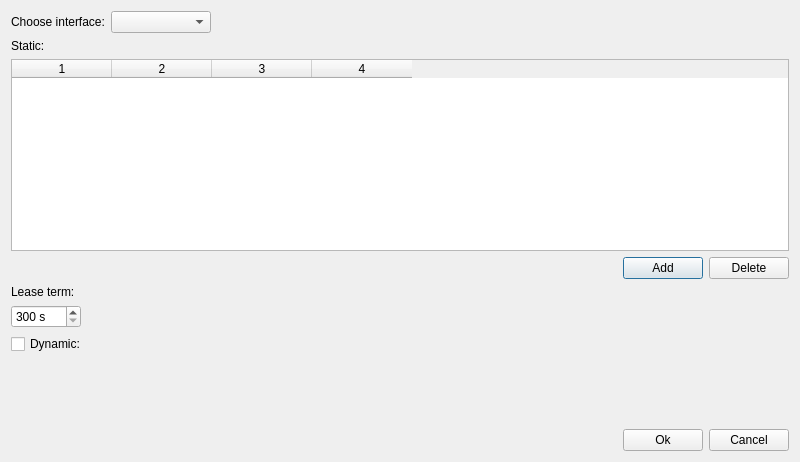
<?xml version="1.0" encoding="UTF-8"?>
<ui version="4.0">
 <class>dhspServerProperty</class>
 <widget class="QDialog" name="dhspServerProperty">
  <property name="geometry">
   <rect>
    <x>0</x>
    <y>0</y>
    <width>800</width>
    <height>462</height>
   </rect>
  </property>
  <property name="sizePolicy">
   <sizepolicy hsizetype="Maximum" vsizetype="Preferred">
    <horstretch>0</horstretch>
    <verstretch>0</verstretch>
   </sizepolicy>
  </property>
  <property name="minimumSize">
   <size>
    <width>800</width>
    <height>0</height>
   </size>
  </property>
  <property name="windowTitle">
   <string>DHCP server's properties</string>
  </property>
  <layout class="QVBoxLayout" name="verticalLayout">
   <item>
    <layout class="QHBoxLayout" name="horizontalLayout_2">
     <item>
      <widget class="QLabel" name="label_3">
       <property name="text">
        <string>Choose interface:</string>
       </property>
      </widget>
     </item>
     <item>
      <widget class="QComboBox" name="cb_interface">
       <property name="minimumSize">
        <size>
         <width>100</width>
         <height>0</height>
        </size>
       </property>
      </widget>
     </item>
     <item>
      <spacer name="horizontalSpacer_3">
       <property name="orientation">
        <enum>Qt::Horizontal</enum>
       </property>
       <property name="sizeHint" stdset="0">
        <size>
         <width>40</width>
         <height>20</height>
        </size>
       </property>
      </spacer>
     </item>
    </layout>
   </item>
   <item>
    <widget class="QLabel" name="label">
     <property name="text">
      <string>Static:</string>
     </property>
    </widget>
   </item>
   <item>
    <widget class="QTableWidget" name="tw_static">
     <property name="sizePolicy">
      <sizepolicy hsizetype="Preferred" vsizetype="Preferred">
       <horstretch>0</horstretch>
       <verstretch>0</verstretch>
      </sizepolicy>
     </property>
     <property name="selectionBehavior">
      <enum>QAbstractItemView::SelectRows</enum>
     </property>
     <property name="wordWrap">
      <bool>false</bool>
     </property>
     <property name="columnCount">
      <number>4</number>
     </property>
     <attribute name="horizontalHeaderDefaultSectionSize">
      <number>100</number>
     </attribute>
     <column/>
     <column/>
     <column/>
     <column/>
    </widget>
   </item>
   <item>
    <layout class="QHBoxLayout" name="horizontalLayout">
     <item>
      <spacer name="horizontalSpacer">
       <property name="orientation">
        <enum>Qt::Horizontal</enum>
       </property>
       <property name="sizeHint" stdset="0">
        <size>
         <width>40</width>
         <height>20</height>
        </size>
       </property>
      </spacer>
     </item>
     <item>
      <widget class="QPushButton" name="btn_add">
       <property name="text">
        <string>Add</string>
       </property>
       <property name="icon">
        <iconset resource="../../netemul.qrc">
         <normaloff>:/im/images/edit_add.png</normaloff>:/im/images/edit_add.png</iconset>
       </property>
      </widget>
     </item>
     <item>
      <widget class="QPushButton" name="btn_del">
       <property name="text">
        <string>Delete</string>
       </property>
       <property name="icon">
        <iconset resource="../../netemul.qrc">
         <normaloff>:/im/images/edit_remove.png</normaloff>:/im/images/edit_remove.png</iconset>
       </property>
      </widget>
     </item>
    </layout>
   </item>
   <item>
    <widget class="QLabel" name="label_2">
     <property name="text">
      <string>Lease term:</string>
     </property>
    </widget>
   </item>
   <item>
    <widget class="QSpinBox" name="sb_time">
     <property name="sizePolicy">
      <sizepolicy hsizetype="Maximum" vsizetype="Fixed">
       <horstretch>0</horstretch>
       <verstretch>0</verstretch>
      </sizepolicy>
     </property>
     <property name="minimumSize">
      <size>
       <width>70</width>
       <height>0</height>
      </size>
     </property>
     <property name="suffix">
      <string> s</string>
     </property>
     <property name="minimum">
      <number>300</number>
     </property>
     <property name="maximum">
      <number>3600</number>
     </property>
     <property name="singleStep">
      <number>10</number>
     </property>
    </widget>
   </item>
   <item>
    <widget class="QCheckBox" name="cb_dynamic">
     <property name="text">
      <string>Dynamic:</string>
     </property>
    </widget>
   </item>
   <item>
    <layout class="QHBoxLayout" name="horizontalLayout_3">
     <item>
      <widget class="ipEdit" name="ie_begin" native="true">
       <property name="enabled">
        <bool>false</bool>
       </property>
       <property name="toolTip">
        <string>Ip address</string>
       </property>
       <property name="whatsThis">
        <string>The field for ip-address.</string>
       </property>
       <property name="labelText" stdset="0">
        <string>From:</string>
       </property>
      </widget>
     </item>
     <item>
      <widget class="ipEdit" name="ie_end" native="true">
       <property name="enabled">
        <bool>false</bool>
       </property>
       <property name="toolTip">
        <string>Ip address</string>
       </property>
       <property name="whatsThis">
        <string>The field for ip-address.</string>
       </property>
       <property name="labelText" stdset="0">
        <string>to:</string>
       </property>
      </widget>
     </item>
    </layout>
   </item>
   <item>
    <layout class="QHBoxLayout" name="horizontalLayout_4">
     <item>
      <widget class="ipEdit" name="ie_mask" native="true">
       <property name="enabled">
        <bool>false</bool>
       </property>
       <property name="toolTip">
        <string>Ip address</string>
       </property>
       <property name="whatsThis">
        <string>The field for ip-address.</string>
       </property>
       <property name="labelText" stdset="0">
        <string>Mask:</string>
       </property>
      </widget>
     </item>
     <item>
      <widget class="ipEdit" name="ie_gatew" native="true">
       <property name="enabled">
        <bool>false</bool>
       </property>
       <property name="toolTip">
        <string>Ip address</string>
       </property>
       <property name="whatsThis">
        <string>The field for ip-address.</string>
       </property>
       <property name="labelText" stdset="0">
        <string>Gateway:</string>
       </property>
      </widget>
     </item>
    </layout>
   </item>
   <item>
    <spacer name="verticalSpacer">
     <property name="orientation">
      <enum>Qt::Vertical</enum>
     </property>
     <property name="sizeHint" stdset="0">
      <size>
       <width>20</width>
       <height>40</height>
      </size>
     </property>
    </spacer>
   </item>
   <item>
    <layout class="QHBoxLayout" name="horizontalLayout_5">
     <item>
      <spacer name="horizontalSpacer_2">
       <property name="orientation">
        <enum>Qt::Horizontal</enum>
       </property>
       <property name="sizeHint" stdset="0">
        <size>
         <width>40</width>
         <height>20</height>
        </size>
       </property>
      </spacer>
     </item>
     <item>
      <widget class="QPushButton" name="btn_ok">
       <property name="text">
        <string>Ok</string>
       </property>
       <property name="icon">
        <iconset resource="../../netemul.qrc">
         <normaloff>:/im/images/ok.png</normaloff>:/im/images/ok.png</iconset>
       </property>
      </widget>
     </item>
     <item>
      <widget class="QPushButton" name="btn_cancel">
       <property name="text">
        <string>Cancel</string>
       </property>
       <property name="icon">
        <iconset resource="../../netemul.qrc">
         <normaloff>:/im/images/not.png</normaloff>:/im/images/not.png</iconset>
       </property>
      </widget>
     </item>
    </layout>
   </item>
  </layout>
 </widget>
 <customwidgets>
  <customwidget>
   <class>ipEdit</class>
   <extends>QWidget</extends>
   <header>ipedit.h</header>
  </customwidget>
 </customwidgets>
 <resources>
  <include location="../../netemul.qrc"/>
 </resources>
 <connections>
  <connection>
   <sender>btn_cancel</sender>
   <signal>clicked()</signal>
   <receiver>dhspServerProperty</receiver>
   <slot>reject()</slot>
   <hints>
    <hint type="sourcelabel">
     <x>794</x>
     <y>386</y>
    </hint>
    <hint type="destinationlabel">
     <x>49</x>
     <y>284</y>
    </hint>
   </hints>
  </connection>
  <connection>
   <sender>btn_add</sender>
   <signal>clicked()</signal>
   <receiver>dhspServerProperty</receiver>
   <slot>addRecord()</slot>
   <hints>
    <hint type="sourcelabel">
     <x>695</x>
     <y>245</y>
    </hint>
    <hint type="destinationlabel">
     <x>234</x>
     <y>228</y>
    </hint>
   </hints>
  </connection>
  <connection>
   <sender>btn_del</sender>
   <signal>clicked()</signal>
   <receiver>dhspServerProperty</receiver>
   <slot>deleteRecord()</slot>
   <hints>
    <hint type="sourcelabel">
     <x>794</x>
     <y>245</y>
    </hint>
    <hint type="destinationlabel">
     <x>260</x>
     <y>234</y>
    </hint>
   </hints>
  </connection>
  <connection>
   <sender>cb_dynamic</sender>
   <signal>toggled(bool)</signal>
   <receiver>dhspServerProperty</receiver>
   <slot>changeState(bool)</slot>
   <hints>
    <hint type="sourcelabel">
     <x>33</x>
     <y>303</y>
    </hint>
    <hint type="destinationlabel">
     <x>114</x>
     <y>326</y>
    </hint>
   </hints>
  </connection>
  <connection>
   <sender>btn_ok</sender>
   <signal>clicked()</signal>
   <receiver>dhspServerProperty</receiver>
   <slot>apply()</slot>
   <hints>
    <hint type="sourcelabel">
     <x>667</x>
     <y>372</y>
    </hint>
    <hint type="destinationlabel">
     <x>540</x>
     <y>364</y>
    </hint>
   </hints>
  </connection>
 </connections>
 <slots>
  <slot>addRecord()</slot>
  <slot>deleteRecord()</slot>
  <slot>changeState(bool)</slot>
  <slot>apply()</slot>
 </slots>
</ui>
